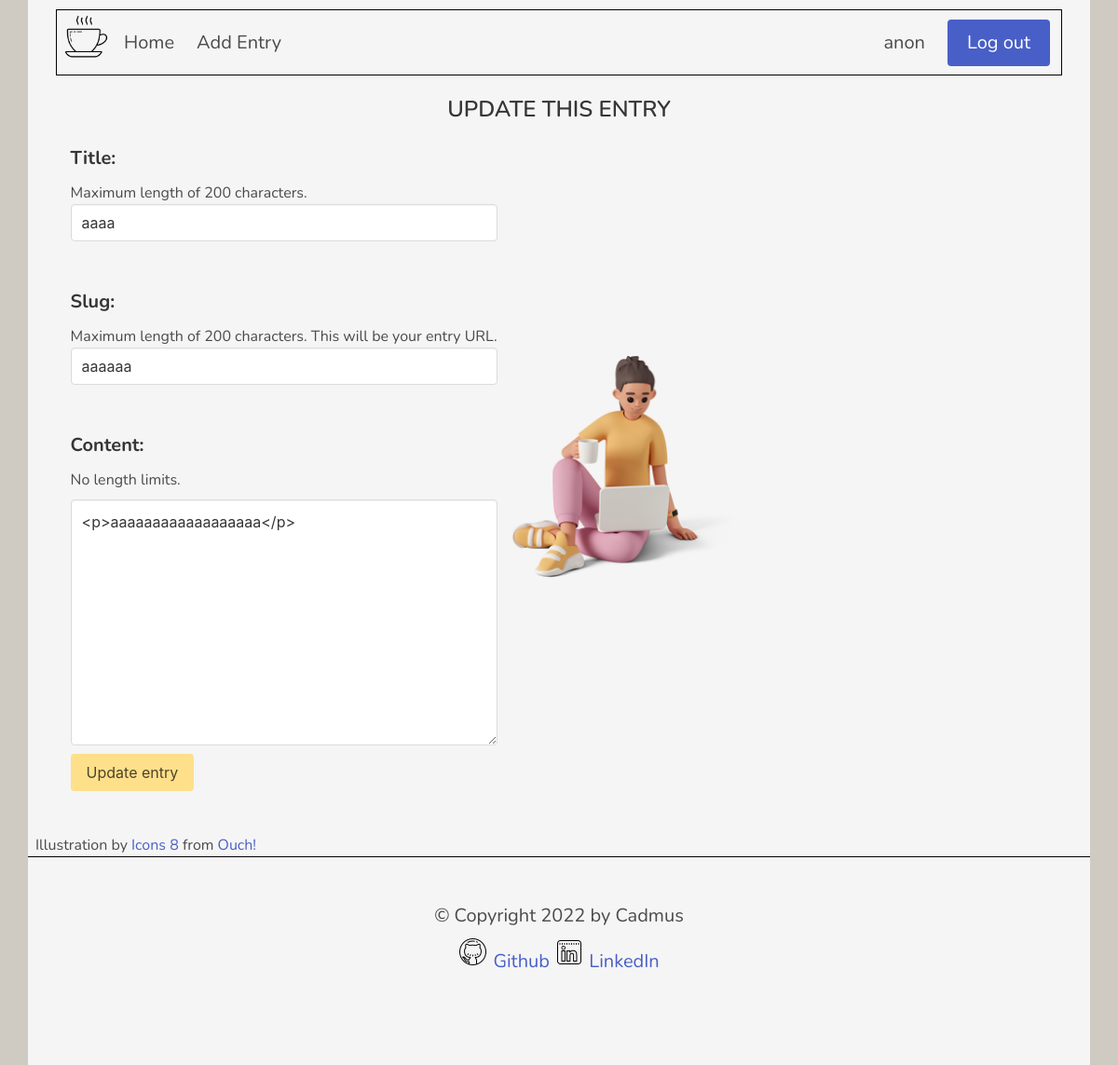
/entry/aaaaaa/edit (signed in), run on the app's committed database.
### cadmus/models.py (models this page shows, shortened)
class User(AbstractUser):
	pass

class Entry(models.Model):
	title = models.CharField(blank=False, max_length=200, verbose_name="")
	slug = models.SlugField(max_length=200, blank=False, null=True, verbose_name="")
	content = RichTextField(null=True)
	initial_time = models.DateTimeField(default=timezone.now, blank=True, null=False, verbose_name="")
	last_modified = models.DateTimeField(auto_now=True, null=True)
	creator = models.ForeignKey(User, on_delete=models.CASCADE, null=True)

### cadmus/views.py (the view)
# urls.py: path('entry/<slug:slug>/edit', views.edit_entry, name="edit"),
def edit_entry(request, slug):
	entry = Entry.objects.get(slug=slug)
	form = EntryForm(instance=entry)
	if request.method == "POST":
		form = EntryForm(request.POST or None, instance=entry)
		if form.is_valid():
			update_entry = form.save(commit=False)
			update_entry.save()
			return HttpResponseRedirect(reverse("cadmus:index"))
	return render(request, "cadmus/update_entry.html", {
		"entry": entry,
		"edit_form": form
	})

### cadmus/forms.py
class EntryForm(ModelForm):
	class Meta:
		model = Entry
		fields = ['title', 'slug', 'content', 'initial_time']
		widgets = {'title': forms.TextInput(attrs={'placeholder': 'Type your title here', 'class': 'input self-input-post', 'type': 'text'}),
		'slug': forms.TextInput(attrs={'placeholder': 'Type something like "this-is-my-entry"', 'class': 'input self-input-post',}),
		'content': forms.Textarea(attrs={'placeholder': 'Type your entry here', 'class': 'textarea self-input-post'}),
		'initial_time': forms.DateTimeInput(attrs={'class': 'input self-input-post'})}

### cadmus/templates/cadmus/update_entry.html (shortened to what this page needs)
{% extends "cadmus/layout.html" %}
{% load static %}
{% block body %}
{% if request.user.is_authenticated %}
<div class="title is-4 has-text-centered is-uppercase">Update this entry</div>
<div class="container-create">
<form action="" method="POST">
    <label class="label is-size-5">Title:</label>
    <p class="is-size-6">Maximum length of 200 characters.</p>
    {{ edit_form.title }}
    <hr>
    <label class="label is-size-5">Slug:</label>
    <p class=" is-size-6">Maximum length of 200 characters. This will be your entry URL.</p>
    {{ edit_form.slug }}
    <hr>
    <label class="label is-size-5">Content:</label>
    <p class="is-size-6">No length limits.</p>
    {{ edit_form.content }}
    <input type="submit" class="button is-warning" value="Update entry">
</form>
<img src="{% static 'cadmus/casual-life-3d-girl-with-cup.png' %}" width="250">
</div>
<p class="is-size-6 ml-2">Illustration by <a href="https://icons8.com/illustrations/author/zD2oqC8lLBBA">Icons 8</a> from <a href="https://icons8.com/illustrations">Ouch!</a></p>
{% endif %}
{% endblock %}

### cadmus/templates/cadmus/layout.html (shortened to what this page needs)
{% load static %}
<!DOCTYPE html>
<html lang="en">
<head>
		<link href="{% static 'cadmus/styles.css' %}" rel="stylesheet">
	</head>
	<body>
		<div class="container-flex">
		<nav class="navbar" role="navigation" aria-label="main navigation">
			<div class="navbar-brand">
				<picture>
					<source srcset="{% static 'cadmus/cafe-night.png' %}" media="(prefers-color-scheme: dark)">
					<img src="{% static 'cadmus/cafe-96.png' %}" width="60" height="60">
				</picture>
			</div>
			<div id="navbarBasicExample" class="navbar-menu">
				<div class="navbar-start">
					<a class="navbar-item" href="{% url 'cadmus:index' %}">
						Home
					</a>
				{% if request.user.is_authenticated %}
					<a class="navbar-item" href="{% url 'cadmus:create' %}">
						Add Entry
					</a>
				{% endif %}
				</div>
				{% if request.user.is_authenticated %}
				<div class="navbar-end">
					<p class="navbar-item">{{ request.user }}</p>
					<div class="navbar-item">
						<div class="buttons">
							<a class="button is-link is-size-5" href="{% url 'cadmus:logout' %}">
								Log out
							</a>
						</div>
					</div>
				</div>
			{% endif %}
		  </nav>
		{% block body %}
		{% endblock %}
		<footer class="footer" id="footer">
			<div class="has-text-centered">
				&copy Copyright 2022 by Cadmus
				<br>
				<picture>
					<source srcset="{% static 'cadmus/github-night.png' %}" media="(prefers-color-scheme: dark)">
					<img class="mt-2" src="{% static 'cadmus/github-icon.png' %}"> <a href="https://www.github.com/cesia-cora" target="_blank">Github</a>
				</picture>
				<picture>
					<source srcset="{% static 'cadmus/linkedin-night.png' %}" media="(prefers-color-scheme: dark)">
					<img src="{% static 'cadmus/linkedin-icon.png' %}"> <a href="https://www.linkedin.com/in/cesia-cora" target="_blank">LinkedIn</a>
				</picture>
			</div>
		  </footer>
	</body>
</html>

### cadmus/static/cadmus/styles.css (style rules this page uses)
body, html { margin: 0; }
html { background: rgb(207, 203, 194); background-repeat: repeat; background-attachment: fixed; background-size: 500px; margin: 0 30px; }
body { background-color: whitesmoke; font-family: 'Nunito', sans-serif; font-size: 20px; overflow: auto; }
#footer { background-color: whitesmoke; text-align: center; height: 100%; border-top: 1px solid black; }
.navbar { margin: 10px 30px; background: whitesmoke; border: 1px solid black; }
.title { margin-top: 2%; }
.container-create { display: flex; flex-direction: row; justify-content: flex-start; align-items: center; margin: 0 0 4% 4%; gap: 15px; }
.textarea { width: 20px; margin: 2% 0 2% 0; }
.pagination, .navbar, footer { font-family: 'Nunito', sans-serif; }

### data on the page
User: user "anon"
Entry: title "aaaa", slug "aaaaaa", content "<p>aaaaaaaaaaaaaaaaaa</p>"
